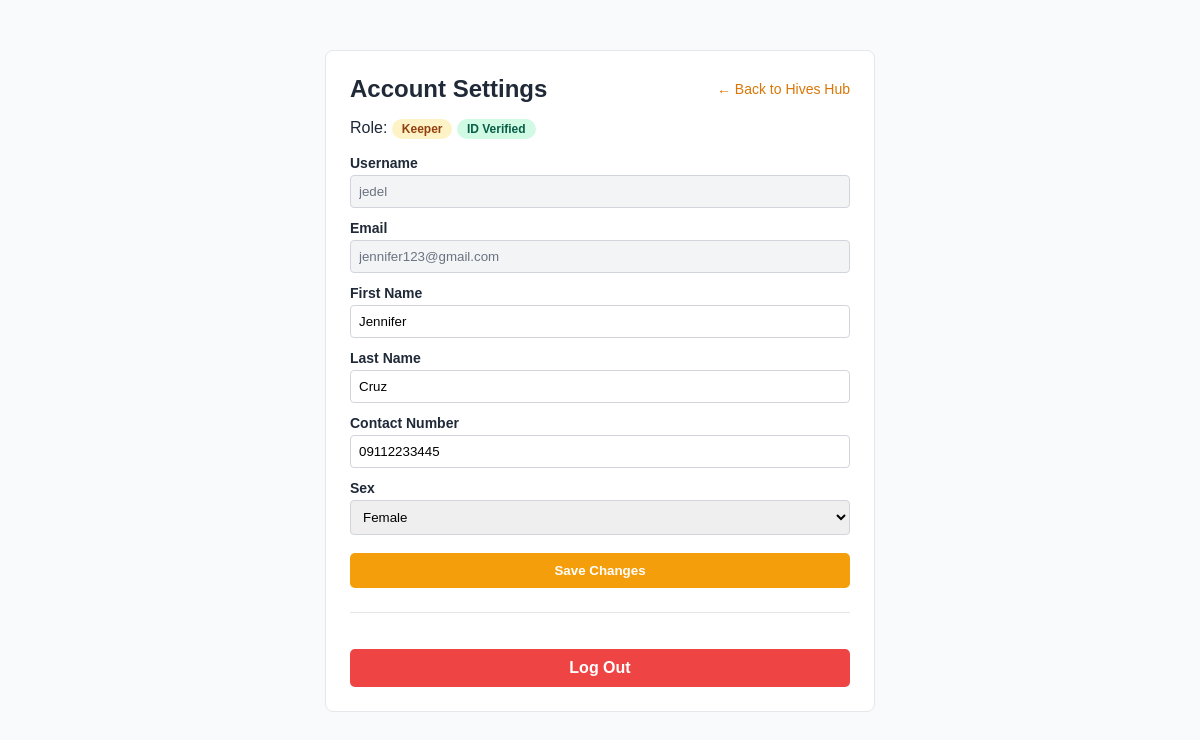
The page /settings.php (signed in) on the database its author committed.
### tables this page shows
CREATE TABLE `user` (
  `user_id` int(11) NOT NULL AUTO_INCREMENT,
  `user_code` int(11) NOT NULL,
  `username` varchar(50) NOT NULL,
  `email` varchar(100) NOT NULL,
  `password_hash` varchar(255) NOT NULL,
  `first_name` varchar(50) NOT NULL,
  `last_name` varchar(50) NOT NULL,
  `contact_no` varchar(20) DEFAULT NULL,
  `sex` enum('Male','Female','Prefer not to say') DEFAULT NULL,
  `id_type` varchar(50) DEFAULT NULL,
  `id_document_url` varchar(255) DEFAULT NULL,
  `is_id_verified` tinyint(1) DEFAULT 0,
  `account_status` enum('Active','Suspended','Banned') NOT NULL DEFAULT 'Active',
  `created_at` timestamp NULL DEFAULT current_timestamp(),
  PRIMARY KEY (`user_id`),
  UNIQUE KEY `username` (`username`),
  UNIQUE KEY `email` (`email`),
  KEY `user_code` (`user_code`),
  CONSTRAINT `user_ibfk_1` FOREIGN KEY (`user_code`) REFERENCES `user_type` (`user_code`)
);

CREATE TABLE `user_type` (
  `user_code` int(11) NOT NULL AUTO_INCREMENT,
  `user_type` varchar(50) NOT NULL,
  PRIMARY KEY (`user_code`)
);

### settings.php (the view, shortened to what this page needs)
<?php
require_once 'db_connect.php';
$user_id = $_SESSION['user_id'];
$stmt = $conn->prepare("
    SELECT u.username, u.email, u.first_name, u.last_name, u.contact_no, u.sex, u.is_id_verified, ut.user_type
    FROM user u
    JOIN user_type ut ON u.user_code = ut.user_code
    WHERE u.user_id = ?
");
$stmt->bind_param("i", $user_id);
$stmt->execute();
$user = $stmt->get_result()->fetch_assoc();
?>
<!DOCTYPE html>
<html lang="en">
<head>
</head>
<body>
<div class="container">
    <div style="display:flex; justify-content:space-between; align-items:center;">
        <h2 style="margin:0;">Account Settings</h2>
        <a href="hives_hub.php" style="font-size:14px; color:#d97706; text-decoration:none;">← Back to Hives Hub</a>
    </div>
    <p>
        Role: <span class="badge"><?= htmlspecialchars($user['user_type']) ?></span>
        <?php if ($_SESSION['user_code'] == 2): ?>
            <span class="badge" style="background: <?= $user['is_id_verified'] ? '#d1fae5' : '#fee2e2' ?>; color: <?= $user['is_id_verified'] ? '#065f46' : '#991b1b' ?>;">
                <?= $user['is_id_verified'] ? 'ID Verified' : 'ID Pending Verification' ?>
            </span>
        <?php endif; ?>
    </p>
    <form method="POST">
        <label>Username</label>
        <input type="text" value="<?= htmlspecialchars($user['username']) ?>" disabled>
        <label>Email</label>
        <input type="email" value="<?= htmlspecialchars($user['email']) ?>" disabled>
        <label>First Name</label>
        <input type="text" name="first_name" value="<?= htmlspecialchars($user['first_name']) ?>" required>
        <label>Last Name</label>
        <input type="text" name="last_name" value="<?= htmlspecialchars($user['last_name']) ?>" required>
        <label>Contact Number</label>
        <input type="text" name="contact_no" value="<?= htmlspecialchars($user['contact_no']) ?>" required>
        <label>Sex</label>
        <select name="sex">
            <option value="Female" <?= ($user['sex'] === 'Female') ? 'selected' : '' ?>>Female</option>
        </select>
        <button type="submit" class="btn">Save Changes</button>
    </form>
    <hr style="margin: 24px 0; border: none; border-top: 1px solid #e5e7eb;">
    <a href="logout.php" class="btn btn-logout">Log Out</a>
</div>
</body>
</html>

### settings.php (style rules this page uses)
body { font-family: Arial, sans-serif; background: #f9fafb; margin: 0; padding: 20px; color: #1f2937; }
.container { max-width: 500px; margin: 30px auto; background: #fff; padding: 24px; border-radius: 8px; border: 1px solid #e5e7eb; }
label { display: block; font-weight: bold; margin-top: 12px; font-size: 14px; }
input, select { width: 100%; padding: 8px; margin-top: 4px; box-sizing: border-box; border: 1px solid #d1d5db; border-radius: 4px; }
input[disabled] { background: #f3f4f6; color: #6b7280; }
.btn { display: inline-block; width: 100%; padding: 10px; margin-top: 18px; background: #f59e0b; color: #fff; border: none; border-radius: 5px; font-weight: bold; cursor: pointer; text-align: center; text-decoration: none; box-sizing: border-box; }
.btn-logout { background: #ef4444; margin-top: 12px; }
.badge { display: inline-block; padding: 3px 10px; border-radius: 12px; font-size: 12px; font-weight: bold; background: #fef3c7; color: #92400e; }

### rows shown on the page
user: user_code.user_type "Keeper", username "jedel", email "jennifer123@gmail.com", first_name "Jennifer", last_name "Cruz", contact_no "09112233445", sex "Female"
